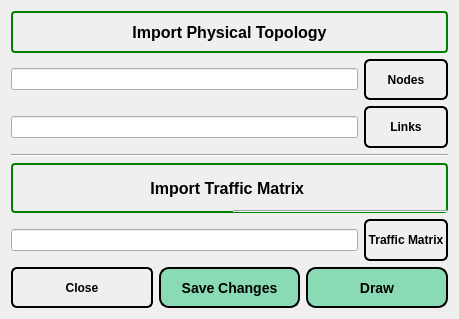
<?xml version="1.0" encoding="UTF-8"?>
<ui version="4.0">
 <class>ImportMenuUI</class>
 <widget class="QWidget" name="ImportMenuUI">
  <property name="geometry">
   <rect>
    <x>0</x>
    <y>0</y>
    <width>459</width>
    <height>319</height>
   </rect>
  </property>
  <property name="windowTitle">
   <string>ImportMenuUI</string>
  </property>
  <layout class="QGridLayout" name="gridLayout">
   <item row="0" column="0" colspan="2">
    <widget class="QLabel" name="PlanningLabel">
     <property name="font">
      <font>
       <pointsize>12</pointsize>
       <weight>75</weight>
       <italic>false</italic>
       <bold>true</bold>
       <underline>false</underline>
       <strikeout>false</strikeout>
       <kerning>true</kerning>
      </font>
     </property>
     <property name="styleSheet">
      <string notr="true"> QLabel {
    border: 2px solid green;
    border-radius: 4px;
    padding: 2px;
}</string>
     </property>
     <property name="text">
      <string>Import Physical Topology</string>
     </property>
     <property name="alignment">
      <set>Qt::AlignCenter</set>
     </property>
    </widget>
   </item>
   <item row="1" column="0" colspan="2">
    <layout class="QHBoxLayout" name="horizontalLayout">
     <item>
      <widget class="QLineEdit" name="NodeLineEdit"/>
     </item>
     <item>
      <widget class="QPushButton" name="NodeButton">
       <property name="maximumSize">
        <size>
         <width>999</width>
         <height>999</height>
        </size>
       </property>
       <property name="font">
        <font>
         <weight>75</weight>
         <bold>true</bold>
        </font>
       </property>
       <property name="styleSheet">
        <string notr="true">QPushButton {
    border: 2px solid #8f8f91;
    border-radius: 6px;
    background-color: qlineargradient(x1: 0, y1: 0, x2: 0, y2: 1,
                                      stop: 0 #f6f7fa, stop: 1 #dadbde);
    min-width: 80px;
	border-color: dark-orange;
}

QPushButton:pressed {
    background-color: qlineargradient(x1: 0, y1: 0, x2: 0, y2: 1,
                                      stop: 0 #dadbde, stop: 1 #f6f7fa);
}

QPushButton:flat {
    border: none; /* no border for a flat push button */
}

QPushButton:default {
    border-color: navy; /* make the default button prominent */
}</string>
       </property>
       <property name="text">
        <string>Nodes</string>
       </property>
      </widget>
     </item>
    </layout>
   </item>
   <item row="2" column="0" colspan="2">
    <layout class="QHBoxLayout" name="horizontalLayout_3">
     <item>
      <widget class="QLineEdit" name="LinkLineEdit"/>
     </item>
     <item>
      <widget class="QPushButton" name="LinkButton">
       <property name="maximumSize">
        <size>
         <width>999</width>
         <height>999</height>
        </size>
       </property>
       <property name="font">
        <font>
         <weight>75</weight>
         <bold>true</bold>
        </font>
       </property>
       <property name="styleSheet">
        <string notr="true">QPushButton {
    border: 2px solid #8f8f91;
    border-radius: 6px;
    background-color: qlineargradient(x1: 0, y1: 0, x2: 0, y2: 1,
                                      stop: 0 #f6f7fa, stop: 1 #dadbde);
    min-width: 80px;
	border-color: dark-orange;
}

QPushButton:pressed {
    background-color: qlineargradient(x1: 0, y1: 0, x2: 0, y2: 1,
                                      stop: 0 #dadbde, stop: 1 #f6f7fa);
}

QPushButton:flat {
    border: none; /* no border for a flat push button */
}

QPushButton:default {
    border-color: navy; /* make the default button prominent */
}</string>
       </property>
       <property name="text">
        <string>Links</string>
       </property>
      </widget>
     </item>
    </layout>
   </item>
   <item row="3" column="0" colspan="2">
    <widget class="Line" name="line_2">
     <property name="orientation">
      <enum>Qt::Horizontal</enum>
     </property>
    </widget>
   </item>
   <item row="4" column="0" rowspan="2" colspan="2">
    <widget class="QLabel" name="label">
     <property name="font">
      <font>
       <pointsize>12</pointsize>
       <weight>75</weight>
       <bold>true</bold>
      </font>
     </property>
     <property name="styleSheet">
      <string notr="true"> QLabel {
    border: 2px solid green;
    border-radius: 4px;
    padding: 2px;
}</string>
     </property>
     <property name="text">
      <string>Import Traffic Matrix </string>
     </property>
     <property name="alignment">
      <set>Qt::AlignCenter</set>
     </property>
    </widget>
   </item>
   <item row="5" column="1">
    <widget class="Line" name="line">
     <property name="orientation">
      <enum>Qt::Horizontal</enum>
     </property>
    </widget>
   </item>
   <item row="6" column="0" colspan="2">
    <layout class="QHBoxLayout" name="horizontalLayout_2">
     <item>
      <widget class="QLineEdit" name="TrafficLineEdit"/>
     </item>
     <item>
      <widget class="QPushButton" name="TrafficButton">
       <property name="maximumSize">
        <size>
         <width>999</width>
         <height>999</height>
        </size>
       </property>
       <property name="font">
        <font>
         <weight>75</weight>
         <bold>true</bold>
        </font>
       </property>
       <property name="styleSheet">
        <string notr="true">QPushButton {
    border: 2px solid #8f8f91;
    border-radius: 6px;
    background-color: qlineargradient(x1: 0, y1: 0, x2: 0, y2: 1,
                                      stop: 0 #f6f7fa, stop: 1 #dadbde);
    min-width: 80px;
	border-color: dark-orange;
}

QPushButton:pressed {
    background-color: qlineargradient(x1: 0, y1: 0, x2: 0, y2: 1,
                                      stop: 0 #dadbde, stop: 1 #f6f7fa);
}

QPushButton:flat {
    border: none; /* no border for a flat push button */
}

QPushButton:default {
    border-color: navy; /* make the default button prominent */
}</string>
       </property>
       <property name="text">
        <string>Traffic Matrix</string>
       </property>
      </widget>
     </item>
    </layout>
   </item>
   <item row="7" column="0" colspan="2">
    <layout class="QGridLayout" name="gridLayout_2">
     <item row="0" column="1">
      <widget class="QPushButton" name="SaveChangesBitton">
       <property name="maximumSize">
        <size>
         <width>165</width>
         <height>100</height>
        </size>
       </property>
       <property name="font">
        <font>
         <pointsize>-1</pointsize>
         <weight>75</weight>
         <italic>false</italic>
         <bold>true</bold>
        </font>
       </property>
       <property name="styleSheet">
        <string notr="true">QPushButton {
    border: 2px solid #8f8f91;
    border-radius: 6px;
    background-color: #8ADBB5;
    min-width: 80px;
	border-style: outset;
    border-width: 2px;
    border-radius: 10px;
    border-color: dark-orange;
    font: bold 14px;
    padding: 6px;
}

QPushButton:pressed {
    background-color: qlineargradient(x1: 0, y1: 0, x2: 0, y2: 1,
                                      stop: 0 #dadbde, stop: 1 #f6f7fa);
}
QPushButton::hover{
	background-color: #2EDB8A;
}

QPushButton:flat {
    border: none; /* no border for a flat push button */
}

QPushButton:default {
    border-color: navy; /* make the default button prominent */
}
QPushButton:open { /* when the button has its menu open */
    background-color: qlineargradient(x1: 0, y1: 0, x2: 0, y2: 1,
                                      stop: 0 #dadbde, stop: 1 #f6f7fa);
}

QPushButton::menu-indicator {
    image: url(menu_indicator.png);
    subcontrol-origin: padding;
    subcontrol-position: bottom right;
}

QPushButton::menu-indicator:pressed, QPushButton::menu-indicator:open {
    position: relative;
    top: 2px; left: 2px; /* shift the arrow by 2 px */
}</string>
       </property>
       <property name="text">
        <string>Save Changes</string>
       </property>
      </widget>
     </item>
     <item row="0" column="2">
      <widget class="QPushButton" name="DrawButton">
       <property name="maximumSize">
        <size>
         <width>165</width>
         <height>100</height>
        </size>
       </property>
       <property name="font">
        <font>
         <pointsize>-1</pointsize>
         <weight>75</weight>
         <italic>false</italic>
         <bold>true</bold>
        </font>
       </property>
       <property name="styleSheet">
        <string notr="true">QPushButton {
    border: 2px solid #8f8f91;
    border-radius: 6px;
    background-color: #8ADBB5;
    min-width: 80px;
	border-style: outset;
    border-width: 2px;
    border-radius: 10px;
    border-color: dark-orange;
    font: bold 14px;
    padding: 6px;
}

QPushButton:pressed {
    background-color: qlineargradient(x1: 0, y1: 0, x2: 0, y2: 1,
                                      stop: 0 #dadbde, stop: 1 #f6f7fa);
}
QPushButton::hover{
	background-color: #2EDB8A;
}

QPushButton:flat {
    border: none; /* no border for a flat push button */
}

QPushButton:default {
    border-color: navy; /* make the default button prominent */
}
QPushButton:open { /* when the button has its menu open */
    background-color: qlineargradient(x1: 0, y1: 0, x2: 0, y2: 1,
                                      stop: 0 #dadbde, stop: 1 #f6f7fa);
}

QPushButton::menu-indicator {
    image: url(menu_indicator.png);
    subcontrol-origin: padding;
    subcontrol-position: bottom right;
}

QPushButton::menu-indicator:pressed, QPushButton::menu-indicator:open {
    position: relative;
    top: 2px; left: 2px; /* shift the arrow by 2 px */
}</string>
       </property>
       <property name="text">
        <string>Draw</string>
       </property>
      </widget>
     </item>
     <item row="0" column="0">
      <widget class="QPushButton" name="CloseButton">
       <property name="maximumSize">
        <size>
         <width>165</width>
         <height>100</height>
        </size>
       </property>
       <property name="font">
        <font>
         <weight>75</weight>
         <bold>true</bold>
        </font>
       </property>
       <property name="styleSheet">
        <string notr="true">QPushButton {
    border: 2px solid #8f8f91;
    border-radius: 6px;
    background-color: qlineargradient(x1: 0, y1: 0, x2: 0, y2: 1,
                                      stop: 0 #f6f7fa, stop: 1 #dadbde);
    min-width: 80px;
	border-color: dark-orange;
}

QPushButton:pressed {
    background-color: qlineargradient(x1: 0, y1: 0, x2: 0, y2: 1,
                                      stop: 0 #dadbde, stop: 1 #f6f7fa);
}

QPushButton:flat {
    border: none; /* no border for a flat push button */
}

QPushButton:default {
    border-color: navy; /* make the default button prominent */
}</string>
       </property>
       <property name="text">
        <string>Close</string>
       </property>
      </widget>
     </item>
    </layout>
   </item>
  </layout>
 </widget>
 <resources/>
 <connections/>
</ui>
